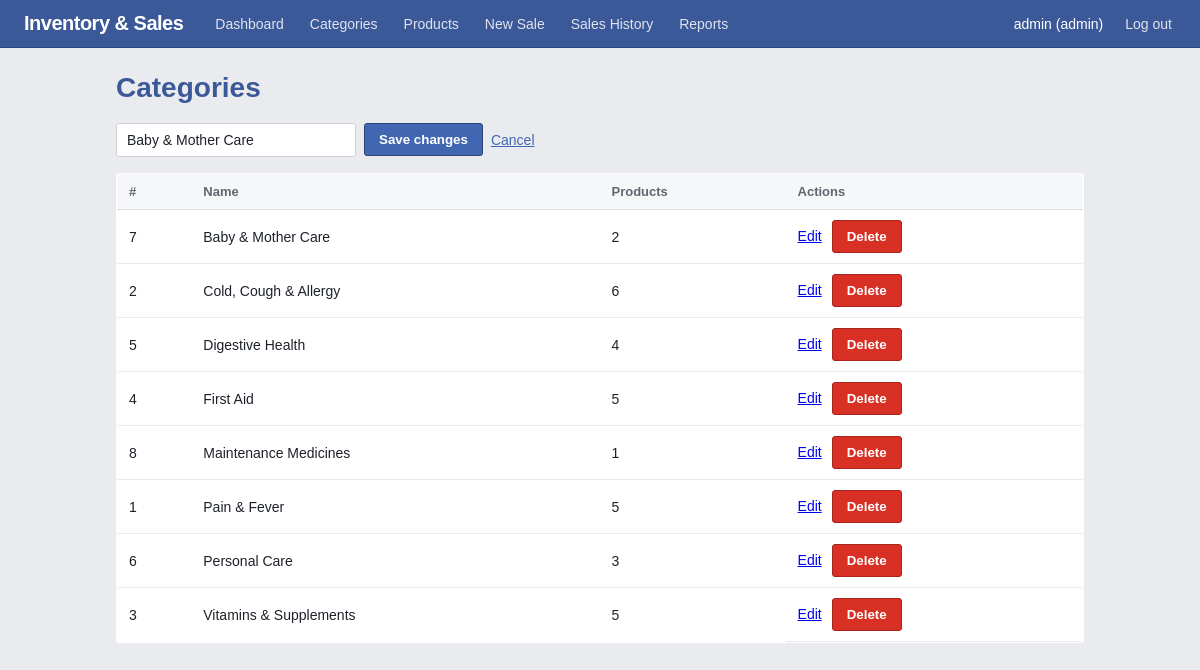
Screenshot of /pages/categories.php?edit=7 (signed in) with the database file from the repository.
### tables this page shows
CREATE TABLE `categories` (
  `id` int(11) NOT NULL,
  `name` varchar(100) NOT NULL,
  `is_active` tinyint(1) NOT NULL DEFAULT 1
);

### pages/categories.php (the view, shortened to what this page needs)
<?php
require '../includes/db.php';
$editing = null;
if (isset($_GET['edit'])) {
    $eid = (int)$_GET['edit'];
    $stmt = $conn->prepare("SELECT id, name FROM categories WHERE id = ?");
    $stmt->bind_param("i", $eid);
    $stmt->execute();
    $editing = $stmt->get_result()->fetch_assoc();
}
$rows = $conn->query(
    "SELECT c.id, c.name, COUNT(p.id) AS product_count
     FROM categories c
     LEFT JOIN products p ON p.category_id = c.id AND p.is_active = 1
     WHERE c.is_active = 1
     GROUP BY c.id, c.name ORDER BY c.name"
);
require '../includes/header.php';
?>
<h1>Categories</h1>
<form method="POST" class="inline-form">
    <input type="text" name="name" placeholder="Category name" required
           value="<?= $editing ? htmlspecialchars($editing['name']) : '' ?>">
    <button type="submit"><?= $editing ? 'Save changes' : 'Add category' ?></button>
    <?php if ($editing): ?><a href="categories.php" class="btn-link">Cancel</a><?php endif; ?>
</form>
<table>
    <tr><th>#</th><th>Name</th><th>Products</th><th>Actions</th></tr>
    <?php while ($r = $rows->fetch_assoc()): ?>
        <tr>
            <td><?= (int)$r['id'] ?></td>
            <td><?= htmlspecialchars($r['name']) ?></td>
            <td><?= (int)$r['product_count'] ?></td>
            <td class="actions">
                <a href="categories.php?edit=<?= (int)$r['id'] ?>">Edit</a>
                <form method="POST" onsubmit="return confirm('Delete this category?');">
                    <button type="submit" class="danger">Delete</button>
                </form>
            </td>
        </tr>
    <?php endwhile; ?>
</table>
<?php require '../includes/footer.php'; ?>

### style.css (style rules this page uses)
:root { --blue: #3b5998; --blue-dark: #2d4373; --blue-light: #4267b2; --green: #42b72a; --green-dark: #2f8a1c; --orange: #f7931e; --orange-dark: #c26f0a; --red: #d93025; --red-dark: #a8231b; --bg: #e9ebee; --line: #dddfe2; --text: #1d2129; --muted: #606770; }
* { box-sizing: border-box; }
body { font-family: Helvetica, Arial, sans-serif; font-size: 14px; margin: 0; background: var(--bg); color: var(--text); }
h1, h2, h3 { color: var(--blue); }
table { width: 100%; border-collapse: collapse; background: white; border: 1px solid var(--line); border-radius: 3px; overflow: hidden; }
th, td { padding: 10px 12px; text-align: left; border-bottom: 1px solid #e9ebee; }
th { background: #f6f7f9; color: var(--muted); font-size: 13px; border-bottom: 1px solid var(--line); }
.inline-form { display: flex; gap: 8px; margin: 16px 0; align-items: center; }
.inline-form input { padding: 8px 10px; min-width: 240px; }
input, select { border: 1px solid #ccd0d5; border-radius: 3px; font-family: inherit; font-size: 14px; background: white; color: var(--text); }
button { background: var(--blue-light); color: white; border: 1px solid var(--blue-dark); border-radius: 3px; padding: 8px 14px; font-family: inherit; font-weight: bold; cursor: pointer; }
button.danger { background: var(--red); border-color: var(--red-dark); }
.btn-link { color: var(--blue-light); }
.actions { display: flex; gap: 10px; align-items: center; }
.actions form { margin: 0; }

### rows the page displays
categories: name "Baby & Mother Care", id "7", product_count "2"
categories: id "2", name "Cold, Cough & Allergy", product_count "6"
categories: id "5", name "Digestive Health", product_count "4"
categories: id "4", name "First Aid", product_count "5"
categories: id "8", name "Maintenance Medicines", product_count "1"
categories: id "1", name "Pain & Fever", product_count "5"
categories: id "6", name "Personal Care", product_count "3"
categories: id "3", name "Vitamins & Supplements", product_count "5"

### other values shown
$_SESSION['username'] "admin"
$_SESSION['role'] "admin"
